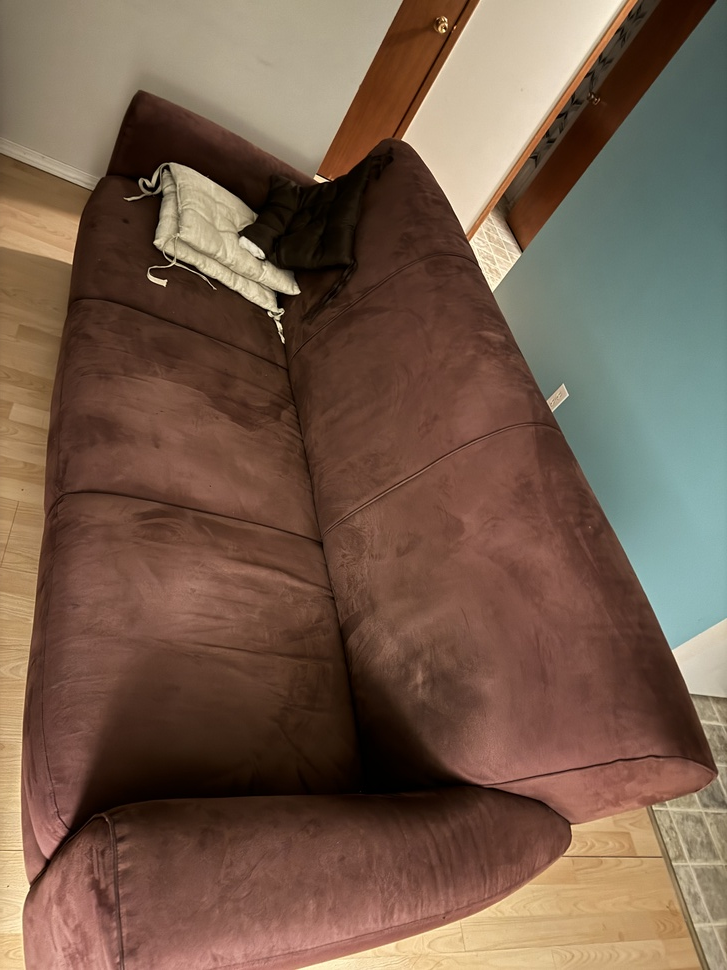
#> input picture sofaw.jpeg, 727 x 970 px, shrunk from 3024 x 4032 before the run
$ python seg.py   (older library calls are emulated)
#> lines starting #> are read from the running program, lines starting #| are printed output that depends on the picture
import cv2
import numpy as np
from sklearn.cluster import KMeans

# Load image
image = cv2.imread('sofaw.jpeg', cv2.IMREAD_COLOR)
#> image is the input picture: shape (970, 727, 3); mean B, G, R 76.8, 93.7, 117.9

# Dummy function to calculate importance scores
def calculate_importance(image):
    # Here, you could calculate importance based on any criterion
    # For simplicity, use the luminance as an importance measure
    gray = cv2.cvtColor(image, cv2.COLOR_BGR2GRAY)
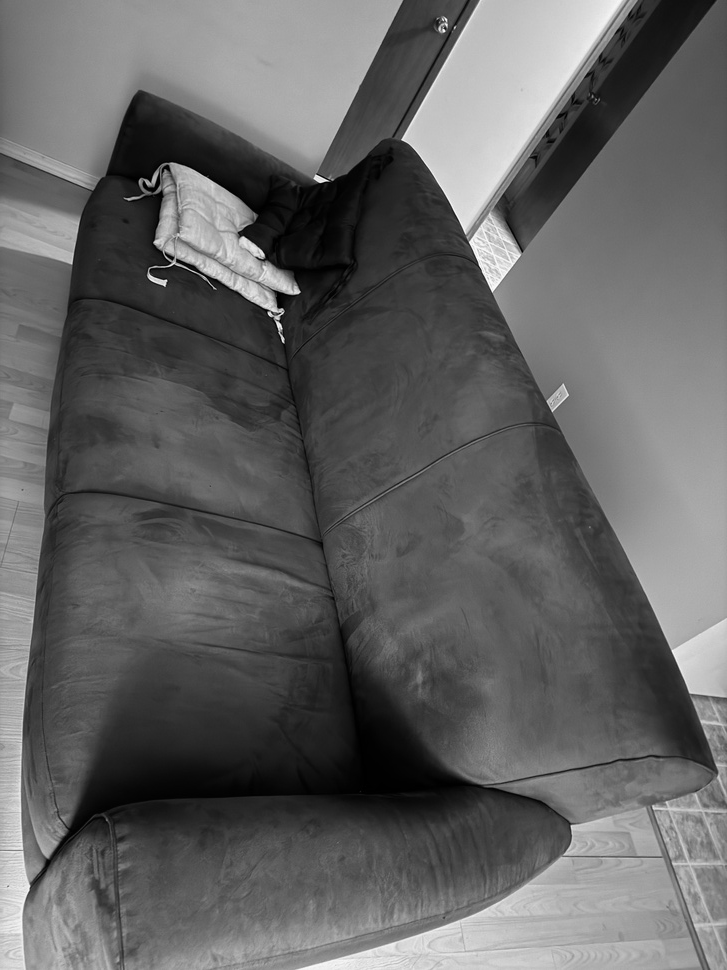
#> gray: shape (970, 727); min 0, max 252, mean 99
    return cv2.normalize(gray, None, 0, 1, cv2.NORM_MINMAX, cv2.CV_32F)

# Calculate importance map
importance_map = calculate_importance(image)

# Use importance map to drive the segmentation process
# Example: prioritize segments based on importance
def segment_image_based_on_importance(image, importance_map):
    # Reshape the importance map to fit the clustering algorithm
    samples = image.reshape((-1, 3))  # Flatten to (N, 3) for RGB
    importance_weights = importance_map.flatten()  # Flatten importance map

    # Use importance weights to influence the clustering process
    # Higher weights could be more likely to form separate clusters
    kmeans = KMeans(n_clusters=3, random_state=0).fit(samples, sample_weight=importance_weights)
    labels = kmeans.labels_.reshape(image.shape[:2])
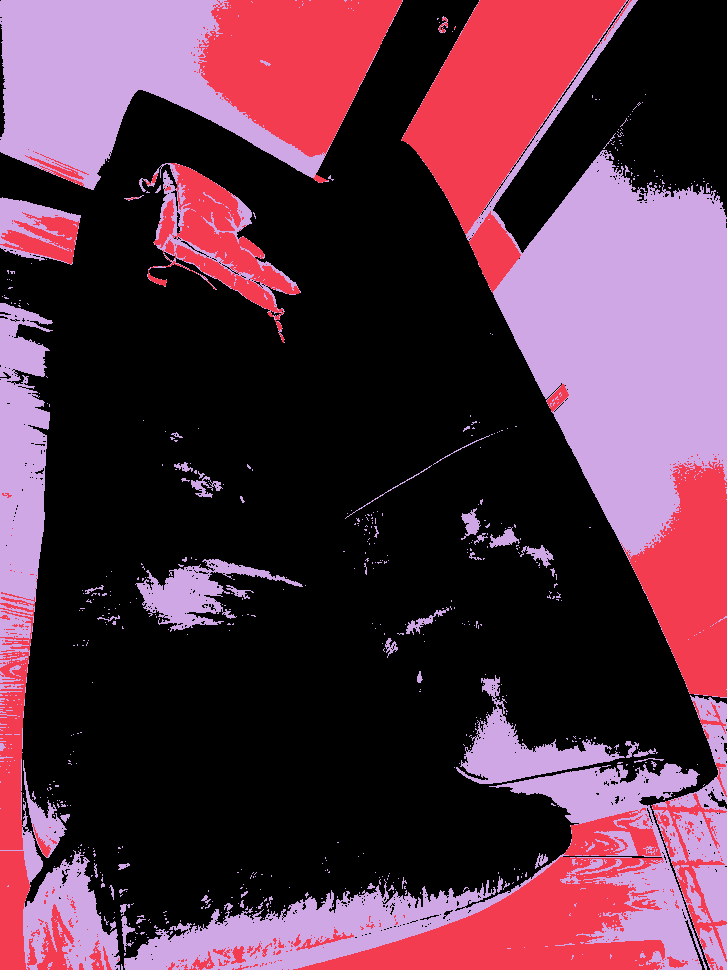
#> labels: shape (970, 727) int32; 3 distinct labels, from 0 to 2; one colour per label, 0 black

    return labels

# Perform segmentation
segmented_labels = segment_image_based_on_importance(image, importance_map)

# Visualization
import matplotlib.pyplot as plt
plt.imshow(segmented_labels)
plt.colorbar()
plt.title('Segmented Image')
plt.show()
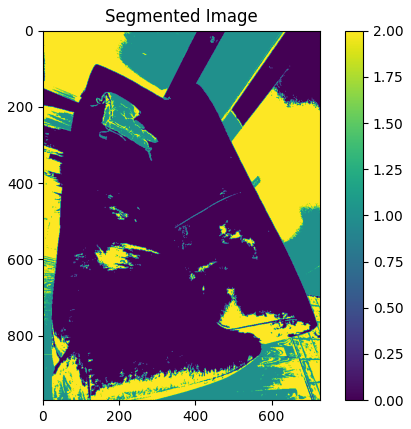
#> figure drawn by matplotlib, 2 panels

$ run again, with brown.jpeg copied over sofaw.jpeg
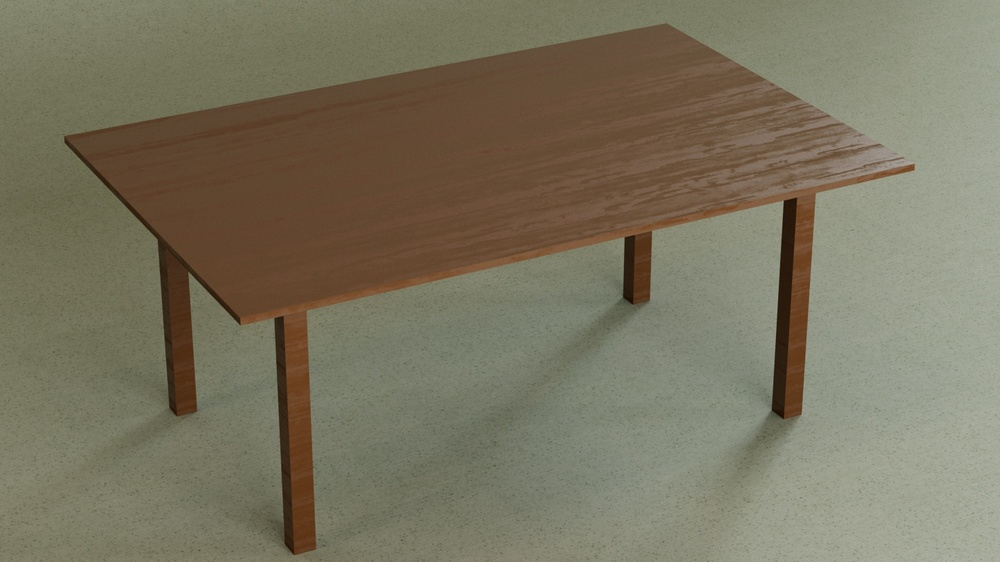
#> input picture brown.jpeg, 1000 x 562 px, shrunk from 1920 x 1080 before the run
#> image is the input picture: shape (562, 1000, 3); mean B, G, R 95.7, 116.4, 122.1
#> in segment_image_based_on_importance, `labels = kmeans.labels_.reshape(image.shape[:2])`:
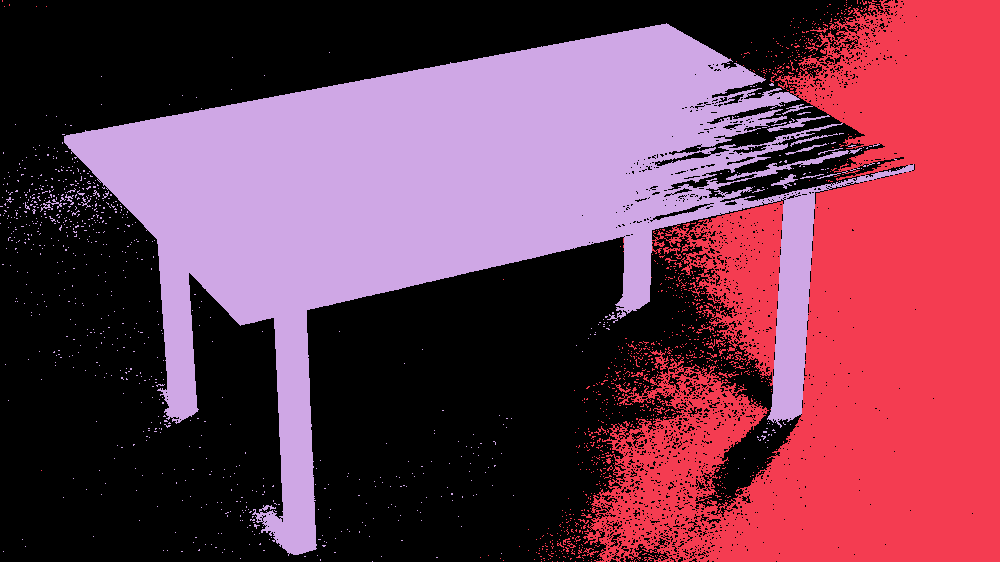
#> labels: shape (562, 1000) int32; 3 distinct labels, from 0 to 2; one colour per label, 0 black
#> `plt.show()`:
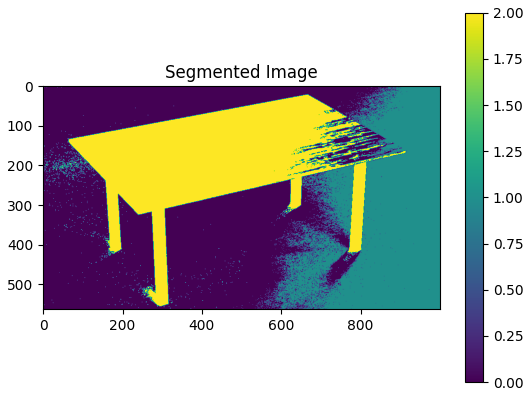
#> figure drawn by matplotlib, 2 panels

$ run again, with hando.jpeg copied over sofaw.jpeg
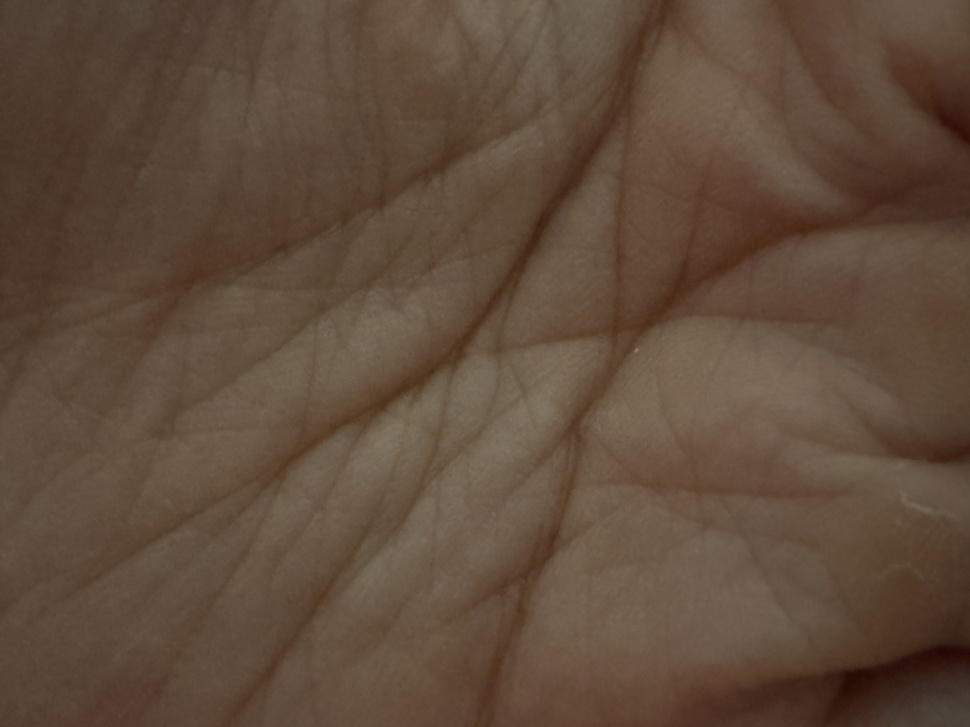
#> input picture hando.jpeg, 970 x 727 px, shrunk from 4032 x 3024 before the run
#> image is the input picture: shape (727, 970, 3); mean B, G, R 59.3, 75.9, 96.3
#> in segment_image_based_on_importance, `labels = kmeans.labels_.reshape(image.shape[:2])`:
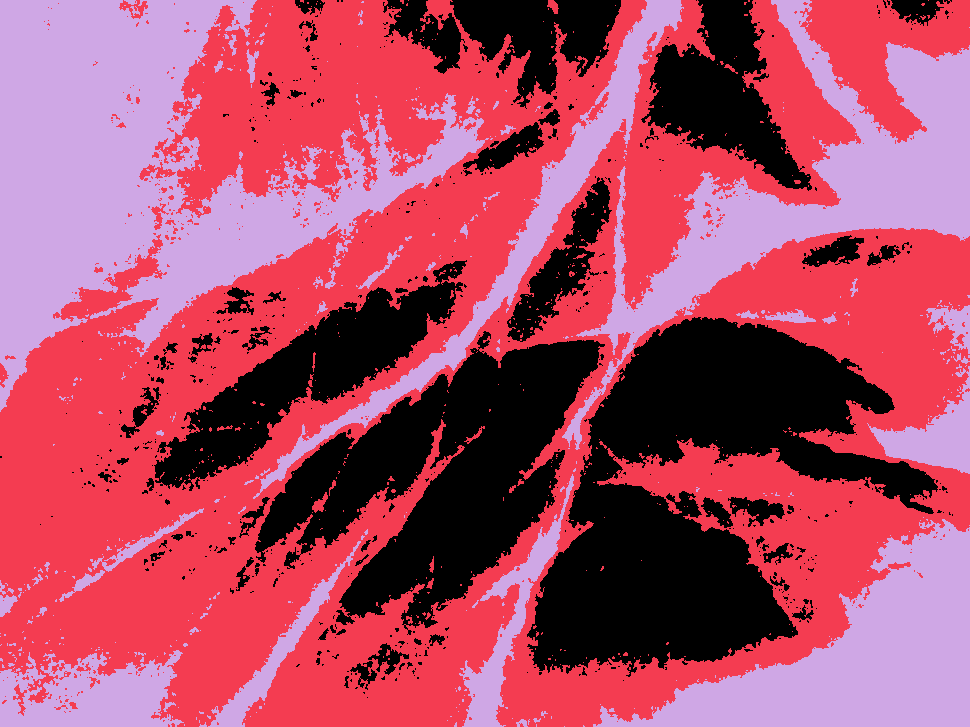
#> labels: shape (727, 970) int32; 3 distinct labels, from 0 to 2; one colour per label, 0 black
#> `plt.show()`:
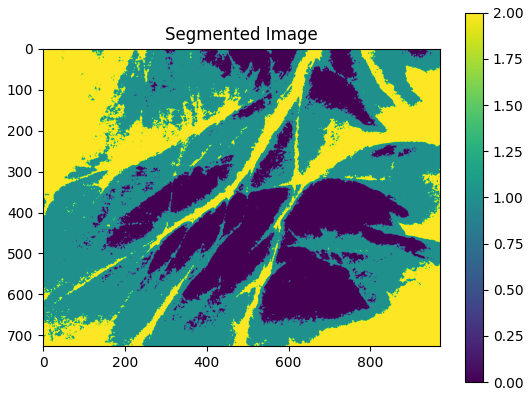
#> figure drawn by matplotlib, 2 panels

$ run again, with handw.jpeg copied over sofaw.jpeg
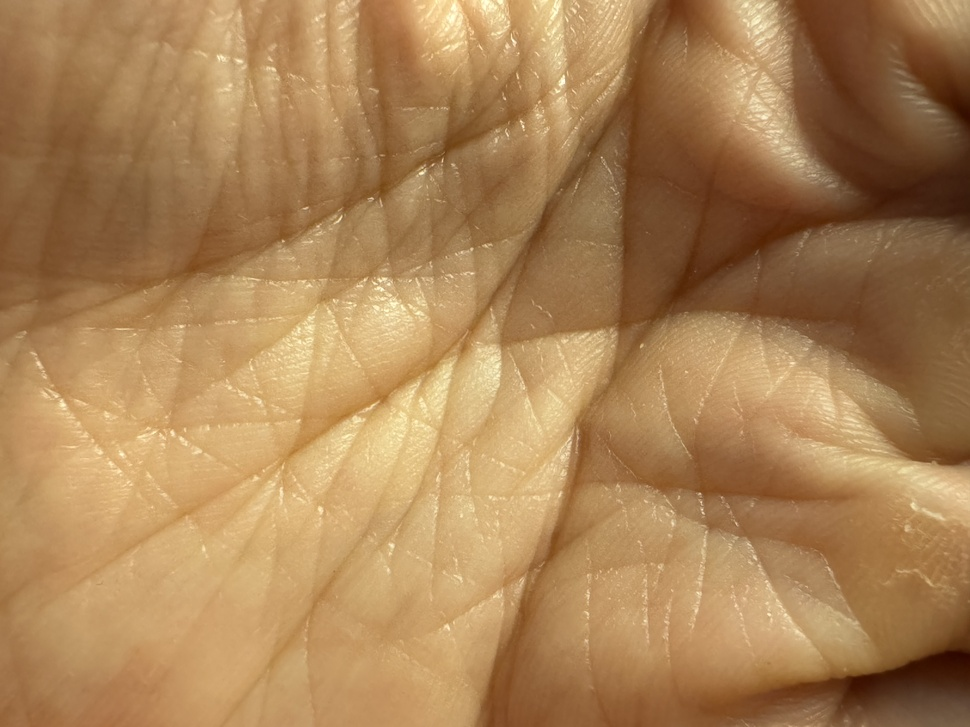
#> input picture handw.jpeg, 970 x 727 px, shrunk from 4032 x 3024 before the run
#> image is the input picture: shape (727, 970, 3); mean B, G, R 85.8, 131.2, 170.9
#> in segment_image_based_on_importance, `labels = kmeans.labels_.reshape(image.shape[:2])`:
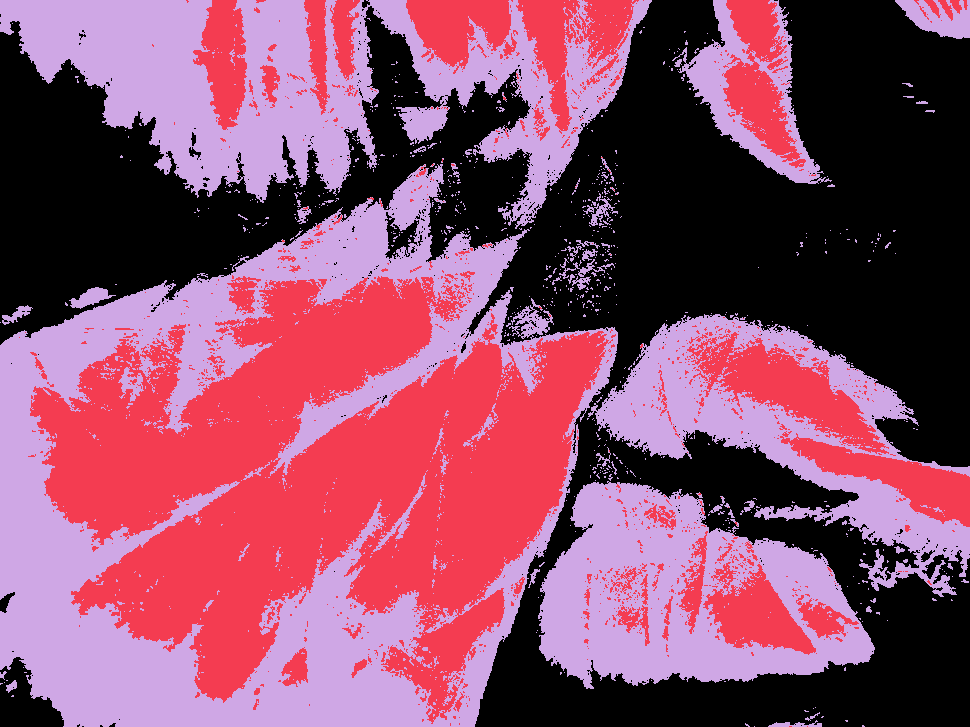
#> labels: shape (727, 970) int32; 3 distinct labels, from 0 to 2; one colour per label, 0 black
#> `plt.show()`:
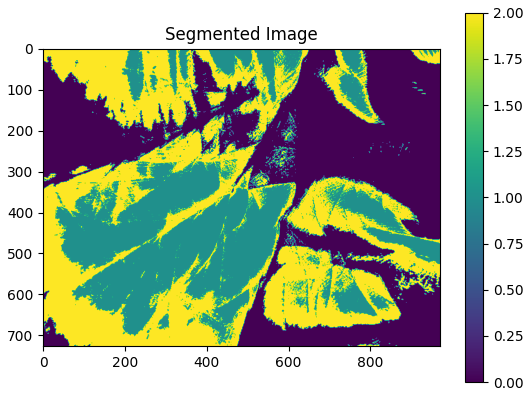
#> figure drawn by matplotlib, 2 panels
